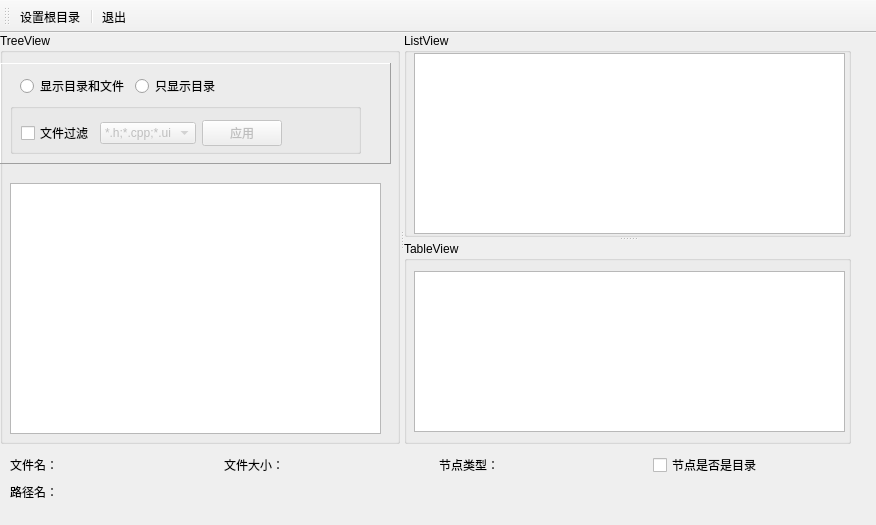
<?xml version="1.0" encoding="UTF-8"?>
<ui version="4.0">
 <class>MainWindow</class>
 <widget class="QMainWindow" name="MainWindow">
  <property name="geometry">
   <rect>
    <x>0</x>
    <y>0</y>
    <width>876</width>
    <height>525</height>
   </rect>
  </property>
  <property name="windowTitle">
   <string>文件系统</string>
  </property>
  <widget class="QWidget" name="centralwidget">
   <widget class="QSplitter" name="splitterMain">
    <property name="geometry">
     <rect>
      <x>0</x>
      <y>0</y>
      <width>851</width>
      <height>411</height>
     </rect>
    </property>
    <property name="orientation">
     <enum>Qt::Horizontal</enum>
    </property>
    <widget class="QGroupBox" name="groupBox">
     <property name="maximumSize">
      <size>
       <width>400</width>
       <height>16777215</height>
      </size>
     </property>
     <property name="title">
      <string>TreeView</string>
     </property>
     <widget class="QTreeView" name="treeView">
      <property name="geometry">
       <rect>
        <x>10</x>
        <y>150</y>
        <width>371</width>
        <height>251</height>
       </rect>
      </property>
     </widget>
     <widget class="QFrame" name="frame">
      <property name="geometry">
       <rect>
        <x>0</x>
        <y>30</y>
        <width>391</width>
        <height>101</height>
       </rect>
      </property>
      <property name="frameShape">
       <enum>QFrame::Panel</enum>
      </property>
      <property name="frameShadow">
       <enum>QFrame::Raised</enum>
      </property>
      <widget class="QGroupBox" name="groupBoxFilter">
       <property name="geometry">
        <rect>
         <x>10</x>
         <y>40</y>
         <width>351</width>
         <height>51</height>
        </rect>
       </property>
       <property name="title">
        <string/>
       </property>
       <widget class="QWidget" name="layoutWidget">
        <property name="geometry">
         <rect>
          <x>11</x>
          <y>15</y>
          <width>321</width>
          <height>31</height>
         </rect>
        </property>
        <layout class="QHBoxLayout" name="horizontalLayout_2">
         <item>
          <widget class="QCheckBox" name="chkBoxEnableFilters">
           <property name="text">
            <string>文件过滤</string>
           </property>
          </widget>
         </item>
         <item>
          <widget class="QComboBox" name="comboFilters">
           <property name="enabled">
            <bool>false</bool>
           </property>
           <item>
            <property name="text">
             <string>*.h;*.cpp;*.ui</string>
            </property>
           </item>
           <item>
            <property name="text">
             <string>*.txt</string>
            </property>
           </item>
           <item>
            <property name="text">
             <string>*.jpg</string>
            </property>
           </item>
          </widget>
         </item>
         <item>
          <widget class="QPushButton" name="btnApplyFilters">
           <property name="enabled">
            <bool>false</bool>
           </property>
           <property name="text">
            <string>应用</string>
           </property>
           <property name="icon">
            <iconset resource="res.qrc">
             <normaloff>:/icons/images/paint.png</normaloff>:/icons/images/paint.png</iconset>
           </property>
          </widget>
         </item>
         <item>
          <spacer name="horizontalSpacer_2">
           <property name="orientation">
            <enum>Qt::Horizontal</enum>
           </property>
           <property name="sizeHint" stdset="0">
            <size>
             <width>40</width>
             <height>20</height>
            </size>
           </property>
          </spacer>
         </item>
        </layout>
       </widget>
      </widget>
      <widget class="QWidget" name="layoutWidget">
       <property name="geometry">
        <rect>
         <x>20</x>
         <y>3</y>
         <width>341</width>
         <height>41</height>
        </rect>
       </property>
       <layout class="QHBoxLayout" name="horizontalLayout">
        <item>
         <widget class="QRadioButton" name="radioShowAll">
          <property name="text">
           <string>显示目录和文件</string>
          </property>
         </widget>
        </item>
        <item>
         <widget class="QRadioButton" name="radioShowOnlyDir">
          <property name="text">
           <string>只显示目录</string>
          </property>
         </widget>
        </item>
        <item>
         <spacer name="horizontalSpacer">
          <property name="orientation">
           <enum>Qt::Horizontal</enum>
          </property>
          <property name="sizeHint" stdset="0">
           <size>
            <width>40</width>
            <height>20</height>
           </size>
          </property>
         </spacer>
        </item>
       </layout>
      </widget>
     </widget>
    </widget>
    <widget class="QSplitter" name="splitter">
     <property name="orientation">
      <enum>Qt::Vertical</enum>
     </property>
     <widget class="QGroupBox" name="groupBox_2">
      <property name="title">
       <string>ListView</string>
      </property>
      <widget class="QListView" name="listView">
       <property name="geometry">
        <rect>
         <x>10</x>
         <y>20</y>
         <width>431</width>
         <height>181</height>
        </rect>
       </property>
      </widget>
     </widget>
     <widget class="QGroupBox" name="groupBox_3">
      <property name="title">
       <string>TableView</string>
      </property>
      <widget class="QTableView" name="tableView">
       <property name="geometry">
        <rect>
         <x>10</x>
         <y>30</y>
         <width>431</width>
         <height>161</height>
        </rect>
       </property>
      </widget>
     </widget>
    </widget>
   </widget>
   <widget class="QWidget" name="layoutWidget">
    <property name="geometry">
     <rect>
      <x>10</x>
      <y>420</y>
      <width>851</width>
      <height>48</height>
     </rect>
    </property>
    <layout class="QVBoxLayout" name="verticalLayout_2">
     <item>
      <layout class="QHBoxLayout" name="horizontalLayout_3">
       <item>
        <widget class="QLabel" name="labFileName">
         <property name="text">
          <string>文件名：</string>
         </property>
        </widget>
       </item>
       <item>
        <widget class="QLabel" name="labFileSize">
         <property name="text">
          <string>文件大小：</string>
         </property>
        </widget>
       </item>
       <item>
        <widget class="QLabel" name="labType">
         <property name="text">
          <string>节点类型：</string>
         </property>
        </widget>
       </item>
       <item>
        <widget class="QCheckBox" name="chkIsDir">
         <property name="text">
          <string>节点是否是目录</string>
         </property>
        </widget>
       </item>
      </layout>
     </item>
     <item>
      <widget class="QLabel" name="labPath">
       <property name="text">
        <string>路径名：</string>
       </property>
      </widget>
     </item>
    </layout>
   </widget>
  </widget>
  <widget class="QToolBar" name="toolBar">
   <property name="windowTitle">
    <string>toolBar</string>
   </property>
   <property name="toolButtonStyle">
    <enum>Qt::ToolButtonTextUnderIcon</enum>
   </property>
   <attribute name="toolBarArea">
    <enum>TopToolBarArea</enum>
   </attribute>
   <attribute name="toolBarBreak">
    <bool>false</bool>
   </attribute>
   <addaction name="actSetRoot"/>
   <addaction name="separator"/>
   <addaction name="actQuit"/>
  </widget>
  <action name="actSetRoot">
   <property name="icon">
    <iconset resource="res.qrc">
     <normaloff>:/icons/images/files-open.png</normaloff>:/icons/images/files-open.png</iconset>
   </property>
   <property name="text">
    <string>设置根目录</string>
   </property>
   <property name="toolTip">
    <string>设置根目录</string>
   </property>
  </action>
  <action name="actQuit">
   <property name="icon">
    <iconset resource="res.qrc">
     <normaloff>:/icons/images/quit.png</normaloff>:/icons/images/quit.png</iconset>
   </property>
   <property name="text">
    <string>退出</string>
   </property>
   <property name="toolTip">
    <string>退出</string>
   </property>
  </action>
 </widget>
 <resources>
  <include location="res.qrc"/>
 </resources>
 <connections>
  <connection>
   <sender>actQuit</sender>
   <signal>triggered()</signal>
   <receiver>MainWindow</receiver>
   <slot>close()</slot>
   <hints>
    <hint type="sourcelabel">
     <x>-1</x>
     <y>-1</y>
    </hint>
    <hint type="destinationlabel">
     <x>437</x>
     <y>262</y>
    </hint>
   </hints>
  </connection>
 </connections>
</ui>
